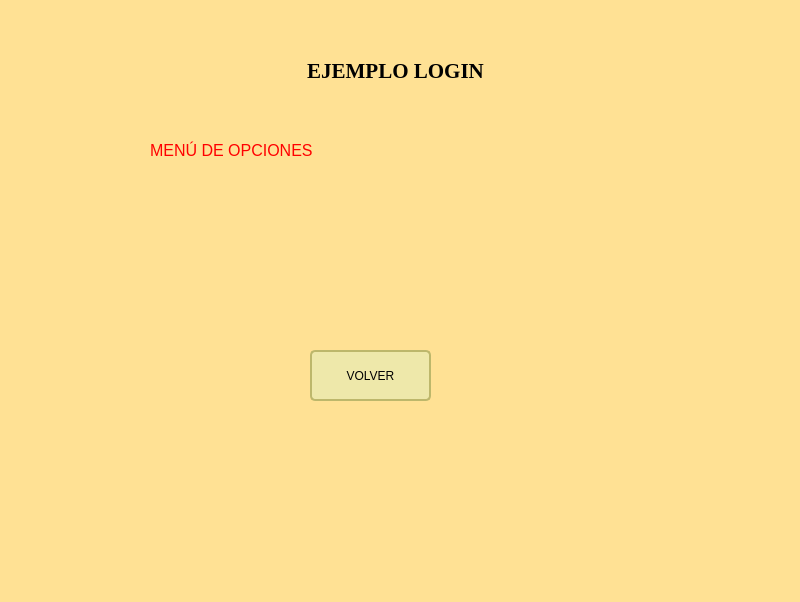
<?xml version="1.0" encoding="UTF-8"?>
<ui version="4.0">
 <class>MainWindow</class>
 <widget class="QMainWindow" name="MainWindow">
  <property name="geometry">
   <rect>
    <x>0</x>
    <y>0</y>
    <width>800</width>
    <height>602</height>
   </rect>
  </property>
  <property name="windowTitle">
   <string>MainWindow</string>
  </property>
  <property name="styleSheet">
   <string notr="true">background-color: rgb(255, 225, 148);</string>
  </property>
  <widget class="QWidget" name="centralwidget">
   <widget class="QLabel" name="label">
    <property name="geometry">
     <rect>
      <x>0</x>
      <y>40</y>
      <width>791</width>
      <height>61</height>
     </rect>
    </property>
    <property name="font">
     <font>
      <family>Times New Roman</family>
      <pointsize>16</pointsize>
      <bold>true</bold>
     </font>
    </property>
    <property name="text">
     <string>EJEMPLO LOGIN</string>
    </property>
    <property name="alignment">
     <set>Qt::AlignmentFlag::AlignCenter</set>
    </property>
   </widget>
   <widget class="QLabel" name="la_res">
    <property name="geometry">
     <rect>
      <x>150</x>
      <y>140</y>
      <width>331</width>
      <height>20</height>
     </rect>
    </property>
    <property name="font">
     <font>
      <pointsize>12</pointsize>
     </font>
    </property>
    <property name="styleSheet">
     <string notr="true">color: red;</string>
    </property>
    <property name="text">
     <string>MENÚ DE OPCIONES</string>
    </property>
   </widget>
   <widget class="QPushButton" name="bu_volver_a">
    <property name="geometry">
     <rect>
      <x>310</x>
      <y>350</y>
      <width>121</width>
      <height>51</height>
     </rect>
    </property>
    <property name="styleSheet">
     <string notr="true">QPushButton {
        background-color: palegoldenrod;
        border-width: 2px;
        border-color: darkkhaki;
        border-style: solid;
        border-radius: 5;
        padding: 3px;
        min-width: 9ex;
        min-height: 2.5ex;
    }
QPushButton:hover {
        background-color: red;
        border-width: 2px;
        border-color: darkkhaki;
        border-style: solid;
        border-radius: 5;
        padding: 3px;
        min-width: 9ex;
        min-height: 2.5ex;
    }
QPushButton:pressed{
        background-color: blue;
        border-width: 2px;
        border-color: darkkhaki;
        border-style: solid;
        border-radius: 10;
        padding: 3px;
        min-width: 9ex;
        min-height: 2.5ex;
    }</string>
    </property>
    <property name="text">
     <string>VOLVER</string>
    </property>
   </widget>
  </widget>
  <widget class="QStatusBar" name="statusbar"/>
 </widget>
 <resources/>
 <connections/>
</ui>
